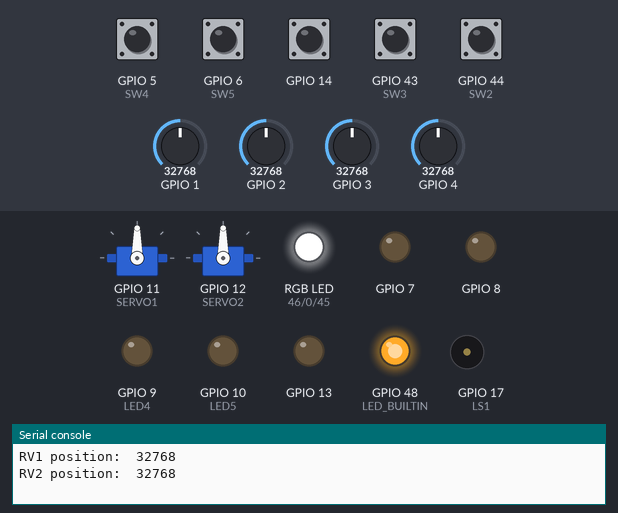
This program was run on a simulated ESP32 board running MicroPython. On the bench: 2 × servo, an RGB LED mixed from three pins (HIGH = lit), output pins drawn as LEDs (lit = HIGH), buzzer (waves = sounding), the last lines printed to the serial console. The inputs (shaded band) are chosen by the test bench; at power-on: GPIO 5 (SW4), GPIO 6 (SW5), GPIO 14, GPIO 43 (SW3), GPIO 44 (SW2) HIGH, GPIO 3 = 32768, GPIO 4 = 32768, GPIO 1 = 32768, GPIO 2 = 32768 (analog values on the 0–65535 scale). Servo angles are drawn from the pulse width (0.5 ms = 0°, 2.5 ms = 180°); pins used as bus, display or sensor lines are not drawn.

Above: at 2.3 s.
2.4 s: GPIO 44 (SW2) pulled LOW for 0.15 s
At 2.55 s:
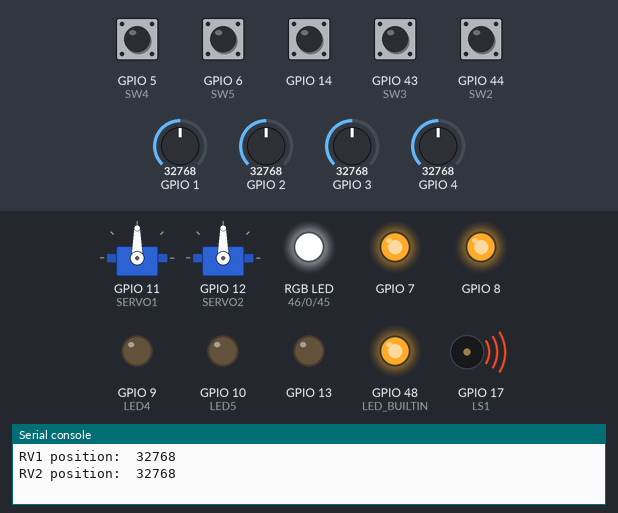
5.5 s: GPIO 3 set to 45874
At 6.5 s:
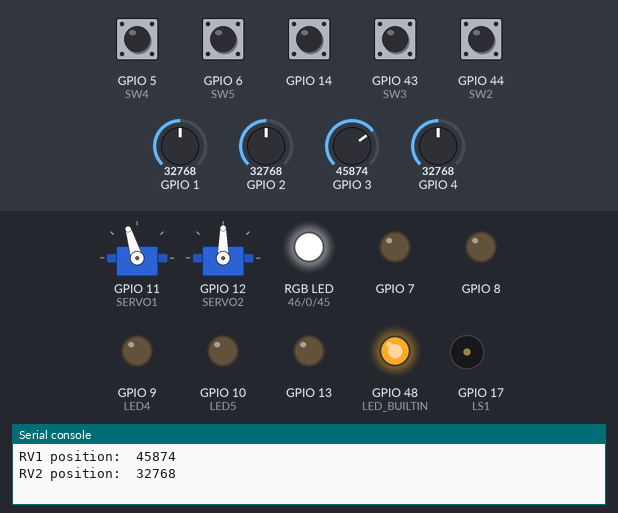
7.0 s: GPIO 4 set to 45874
At 7.8 s:
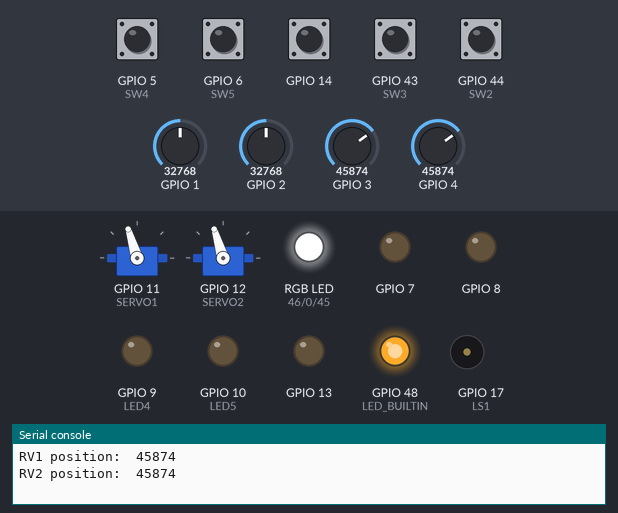
8.5 s: GPIO 5 (SW4) pulled LOW for 0.15 s
At 8.57 s:
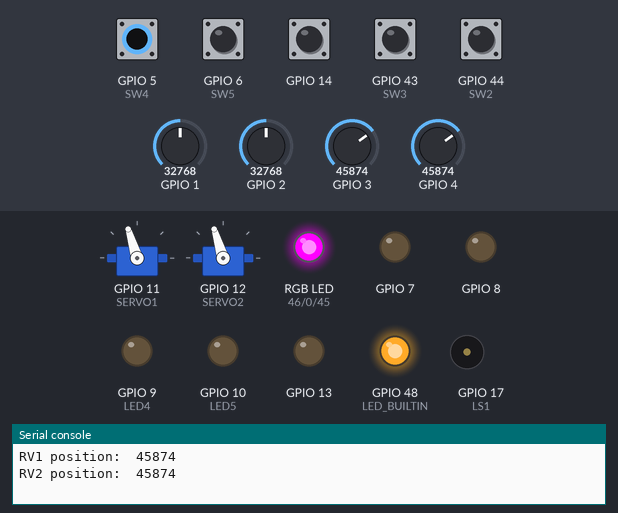
10.1 s: GPIO 6 (SW5) pulled LOW for 0.15 s
At 10.17 s:
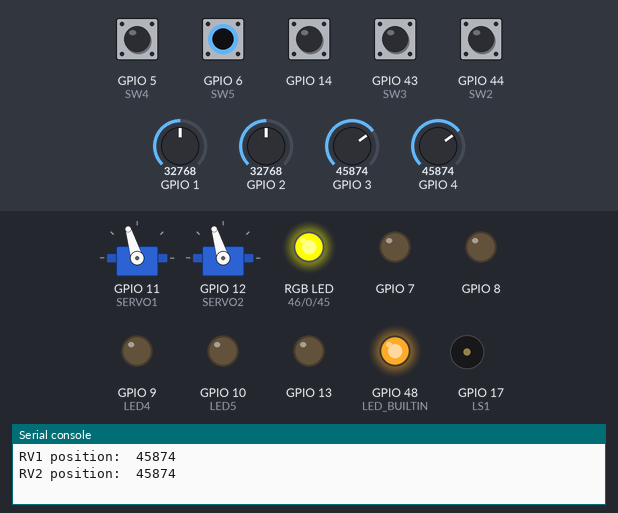
11.7 s: GPIO 43 (SW3) pulled LOW for 0.15 s
At 11.77 s:
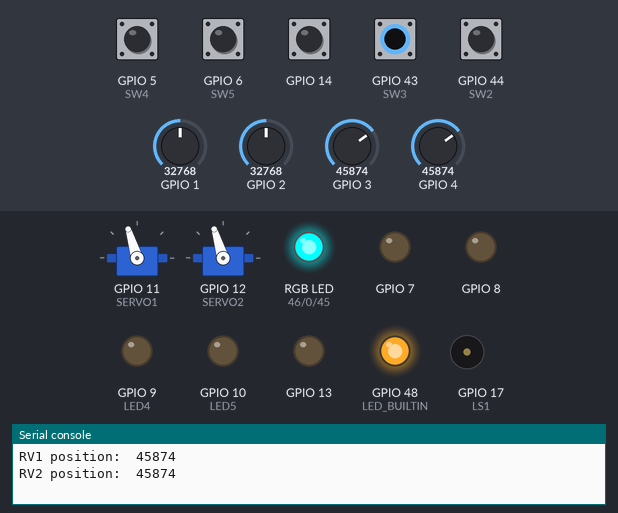
Timing chart, 0 to 14.3 s (numbered marks = the images above; inputs shaded):
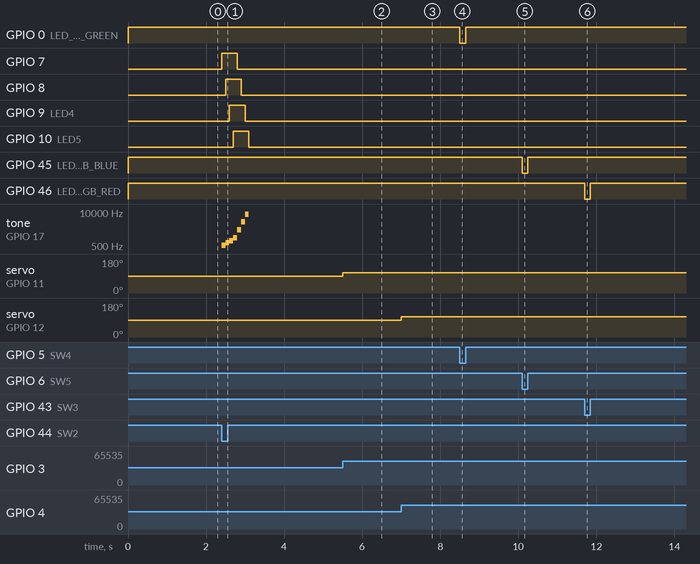

The program:

BEAPER-Nano-IO-Test.py
```python
"""
BEAPER Nano I/O Test project
June 19, 2026

Functional test program for on-board BEAPER Nano I/O devices. Tests:
  - inputs (pushbuttons, ambient light sensor Q4, temperature sensor U4,
    potentiometers RV1 and RV2)
  - outputs (LEDs, piezo speaker, motor driver, servo header outputs)
  - SONAR module (connect a 3.3V HC-SR04P to H1-H4)

Jumper settings:
  - set JP1-JP4 to Enviro. to select analog input devices Q4, U4, RV1,
    and RV2. If floor sensors and voltage divider resistors are
    installed, jumpers can be moved to Robot to test Q1, Q2, Q3, inputs.
    Testing VDIV requires an external power supply to be attached to
    VDC In inputs on CON1.

See the https://mirobo.tech/beaper webpage for additional BEAPER Nano starter
progams and beginner programming activities.
"""

# Import machine and time functions
import machine
from machine import Pin, PWM, ADC
import time

# Built-in Arduino Nano ESP32 LEDs
LED_BUILTIN = Pin(48, Pin.OUT, value = 1)   # Active High
LED_RGB_BLUE = Pin(45, Pin.OUT, value = 1)  # Active Low
LED_RGB_GREEN = Pin(0, Pin.OUT, value = 1)  # Active Low
LED_RGB_RED = Pin(46, Pin.OUT, value = 1)   # Active Low

# BEAPER Nano Educational Starter I/O devices
SW2 = Pin(44, Pin.IN, Pin.PULL_UP)
SW3 = Pin(43, Pin.IN, Pin.PULL_UP)
SW4 = Pin(5, Pin.IN, Pin.PULL_UP)
SW5 = Pin(6, Pin.IN, Pin.PULL_UP)
LED2 = M1A = Pin(7, Pin.OUT)
LED3 = M1B = Pin(8, Pin.OUT)
LED4 = Pin(9, Pin.OUT)
LED5 = Pin(10, Pin.OUT)
LS1 = PWM(Pin(17), freq = 1000, duty_u16 = 0)

# BEAPER Nano analog input devices
Q1 = Q4 = ADC(1, atten = ADC.ATTN_11DB)
Q2 = U4 = ADC(2, atten = ADC.ATTN_11DB)
Q3 = RV1 = ADC(3, atten = ADC.ATTN_11DB)
VDIV = RV2 = ADC(4, atten = ADC.ATTN_11DB)

# BEAPER Nano 3.3V analog/digital I/O (shared with 5V digital outputs)
# H1IN = Pin(11, Pin.IN, Pin.PULL_UP)
# H1OUT = H5OUT = Pin(11, Pin.OUT)
SERVO1 = PWM(Pin(11), freq=50, duty_u16=4916)
# H2IN = Pin(13, Pin.IN, Pin.PULL_UP)
H2OUT = TRIG = H7OUT = Pin(13, Pin.OUT)
H3IN = ECHO = Pin(14 , Pin.IN, Pin.PULL_UP)
# H3OUT = H8OUT = Pin(14, Pin.OUT)
# H4IN = Pin(12 , Pin.IN, Pin.PULL_UP)
# H4OUT = H6OUT = Pin(12 , Pin.OUT)
SERVO2 = PWM(Pin(12), freq=50, duty_u16=4916)

# Start a tone at specified frequency (Hz), and stop the tone after
# an optional duration (ms)
def tone(frequency, duration=None):
    LS1.freq(frequency)
    LS1.duty_u16(32768)
    if duration is not None:
        time.sleep_ms(duration)
        noTone()

# Stop the tone. Optionally pause for duration (ms)
def noTone(duration=None):
    LS1.duty_u16(0)
    if duration is not None:
        time.sleep(duration)

# Map a value within the input range to the output range
def map_range(value, in_min, in_max, out_min, out_max):
    return int((value - in_min) * (out_max - out_min) / (in_max - in_min) + out_min)

# Create continuous servo pulses using PWM. Maps input degree values to
# PWM puslewidths. Un-comment the appropriate duty_u16 duty cycle to map
# the required input range (0-90 or 0-180 degrees) to the output pulse
# length appopriate for your type of servo.
def servo1_position(deg):
    SERVO1.duty_u16(map_range(deg, 0, 90, 3277, 6554))  # 1-2ms pulses for a 90 deg. servo
    # SERVO1.duty_u16(map_range(deg, 0, 180, 3277, 6554))  # 1-2ms pulses for 180 deg. input to a 90 deg. servo
    # SERVO1.duty_u16(map_range(deg, 0, 180, 1782, 8192))  # 544us-2500us pulses for a 180 deg. servo
    # SERVO1.duty_u16(map_range(deg, 0, 180, 1638, 8192))  # 500us-2500us pulses for a 180 deg. servo

def servo2_position(deg):
    SERVO2.duty_u16(map_range(deg, 0, 90, 3277, 6554))  # 1-2ms pulses for a 90 deg. servo
    # SERVO2.duty_u16(map_range(deg, 0, 180, 3277, 6554))  # 1-2ms pulses for 180 deg. input to a 90 deg. servo
    # SERVO2.duty_u16(map_range(deg, 0, 180, 1782, 8192))  # 544us-2500us pulses for a 180 deg. servo
    # SERVO2.duty_u16(map_range(deg, 0, 180, 1638, 8192))  # 500us-2500us pulses for a 180 deg. servo

# SONAR range function with maximum range limit and ECHO pin error checking.
# Returns the range of the closest target in cm. The 'max' parameter limits
# the search range to objects no farther than 'max' cm. The function returns
# -1 if previous a ranging operation is still in progress, 0 if no target is
# found within the specified max range, or returns the range to the closest
# target in cm.
# Example application:
# range_cm = sonar_range(100)   # Find closest target within 100 cm
def sonar_range(max):
    # Check if previous ECHO has finished
    if ECHO.value() == 1:
        return -1   # ECHO in progress (wait 10ms after ECHO ends before re-triggering)

    # Create TRIG pulse
    TRIG.value(1)
    time.sleep_us(10)
    TRIG.value(0)

    # Wait for ECHO to go high. HC-SR04P (3.3V-capable modules, also labelled as
    # RCWL-9610A 2022) delay for approximately 2300us after TRIG pulse ends
    # before ECHO pulse starts.
    duration = machine.time_pulse_us(ECHO, 0, 2500)
    if duration < 0:
        return duration # ECHO didn't start. Return error code.

    # Time ECHO pulse. Set time-out value to max range.
    duration = machine.time_pulse_us(ECHO, 1, (max + 1) * 58)
    if duration < 0:
        return 0    # Return 0 if distance is > max range

    # Return range to target in cm
    return duration / 58

# Arduino Nano EPS32 LED on
LED_BUILTIN.value(1)

# Start-up sound
tone(1000,100)

# Brief instructions
print("Starting BEAPER Nano")
print("SW2 - LED sequence and tones")
print("SW3 - light Arduino Nano ESP32 red LED")
print("SW4 - light Arduino Nano ESP32 green LED")
print("SW5 - light Arduino Nano ESP32 blue LED")
time.sleep(1)

# Set timers
servo_timer = time.ticks_ms()
sensor_timer = time.ticks_ms()

while True:
    # Chase LEDs
    if SW2.value() == 0:
        LED2.value(1)
        tone(523)
        time.sleep(0.1)
        LED3.value(1)
        tone(659)
        time.sleep(0.1)
        LED4.value(1)
        tone(784)
        time.sleep(0.1)
        LED5.value(1)
        tone(1047)
        time.sleep(0.1)

        LED2.value(0)
        tone(2093)
        time.sleep(0.1)
        LED3.value(0)
        tone(4186)
        time.sleep(0.1)
        LED4.value(0)
        tone(8372)
        time.sleep(0.1)
        LED5.value(0)
        noTone()
        time.sleep(0.1)

    if SW3.value() == 0:
        LED_RGB_RED.value(0)
    else:
        LED_RGB_RED.value(1)

    if SW4.value() == 0:
        LED_RGB_GREEN.value(0)
    else:
        LED_RGB_GREEN.value(1)

    if SW5.value() == 0:
        LED_RGB_BLUE.value(0)
    else:
        LED_RGB_BLUE.value(1)

    # Update servo inputs every 20ms
    if time.ticks_diff(time.ticks_ms(), servo_timer) > 20:
        # Reset servo_timer
        servo_timer = time.ticks_ms()
        # Update servos
        rv1_pos = RV1.read_u16()
        rv1_angle = map_range(rv1_pos, 0, 65535, 0, 90)
        servo1_position(rv1_angle)
        rv2_pos = RV2.read_u16()
        rv2_angle = map_range(rv2_pos, 0, 65535, 0, 90)
        servo2_position(rv2_angle)

    # Update SONAR range and analog inputs every 500ms
    if time.ticks_diff(time.ticks_ms(), sensor_timer) > 500:
        # Reset sensor_timer
        sensor_timer = time.ticks_ms()
        # Get and print SONAR range
        range_cm = sonar_range(100)
        print("Range:", int(range_cm), "cm")
        # Read and print analog input levels
        lightLevel = Q4.read_u16()
        rawTemp = U4.read_u16()
        print("Light level: ", lightLevel)
        print("Temp level: ", rawTemp)
        print("RV1 position: ", rv1_pos)
        print("RV2 position: ", rv2_pos)
        print("")
```

Measured:
- after the input at 2.4 s, GPIO 7: LOW → HIGH at once, → LOW 0.40 s later; GPIO 8: LOW → HIGH after 0.10 s, → LOW 0.40 s later
- after the input at 5.5 s, servo on GPIO 11 (SERVO1): 90° → 107° at once
- after the input at 7.0 s, servo on GPIO 12 (SERVO2): 90° → 107° at once
- after the input at 8.5 s, GPIO 0 (LED_RGB_GREEN): HIGH → LOW at once, → HIGH 0.15 s later
- after the input at 10.1 s, GPIO 45 (LED_RGB_BLUE): HIGH → LOW at once, → HIGH 0.15 s later
- after the input at 11.7 s, GPIO 46 (LED_RGB_RED): HIGH → LOW at once, → HIGH 0.15 s later
